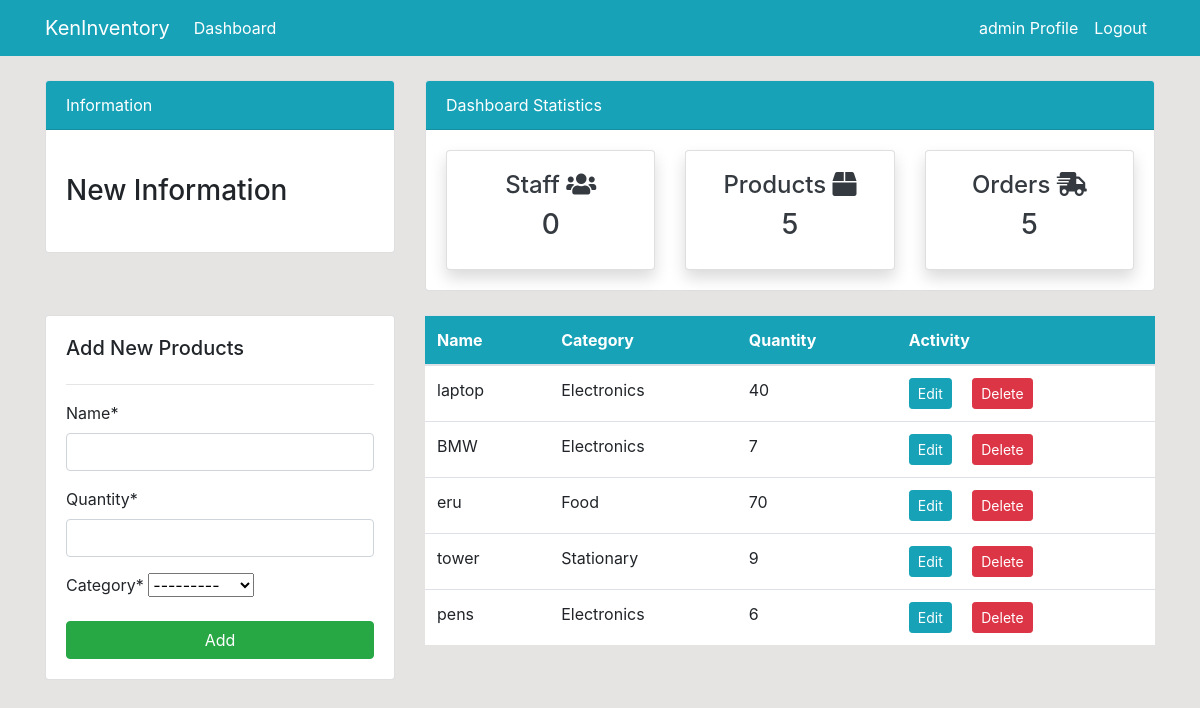
Screenshot of /products/ (signed in) with the database file from the repository.
### dashboard/models.py (models this page shows, shortened)
class Product(models.Model):
    name = models.CharField(max_length=100, null=True)
    quantity = models.PositiveIntegerField(null=True)
    category = models.CharField(max_length=50, choices=CATEGORY, null=True)

### dashboard/views.py (the view)
# urls.py: path('products/', views.products, name='dashboard-products'),
@login_required(login_url='user-login')
def products(request):
    product = Product.objects.all()
    product_count = product.count()
    customer = User.objects.filter(groups=2)
    customer_count = customer.count()
    order = Order.objects.all()
    order_count = order.count()
    product_quantity = Product.objects.filter(name='')
    if request.method == 'POST':
        form = ProductForm(request.POST)
        if form.is_valid():
            form.save()
            product_name = form.cleaned_data.get('name')
            messages.success(request, f'{product_name} has been added')
            return redirect('dashboard-products')
    else:
        form = ProductForm()
    context = {
        'product': product,
        'form': form,
        'customer_count': customer_count,
        'product_count': product_count,
        'order_count': order_count,
    }
    return render(request, 'dashboard/products.html', context)

### dashboard/forms.py
class ProductForm(forms.ModelForm):
    class Meta:
        model = Product
        fields = '__all__'

### templates/dashboard/products.html (shortened to what this page needs)
{% extends 'partials/base.html' %}
{% load crispy_forms_tags %}
{% block content %}
{% include 'partials/topside.html' %}
<div class="row my-4">
    <div class="col-md-4">
        <div class="card card-body">
            <h5>Add New Products</h5>
            <hr>
            <form method="POST">
                {{ form|crispy }}
                <input class="btn btn-success btn-block" type="submit" value="Add">
            </form>
        </div>
    </div>
    <div class="col-md-8">
        <table class="table bg-white">
            <thead class="bg-info text-white">
                <tr>
                    <th scope="col">Name</th>
                    <th scope="col">Category</th>
                    <th scope="col">Quantity</th>
                    <th scope="col">Activity</th>
                </tr>
            </thead>
            <tbody>
                {% for product in product %}
                <tr>
                    <td>{{ product.name }}</td>
                    <td>{{ product.category }}</td>
                    <td>{{ product.quantity }}</td>
                    <td>
                        <a class="btn btn-info btn-sm mr-2"
                            href="{% url 'dashboard-products-edit' product.id %}">Edit</a>
                        <a class="btn btn-danger btn-sm ml-2"
                            href="{% url 'dashboard-products-delete' product.id %}">Delete</a>
                    </td>
                </tr>
                {% endfor %}
            </tbody>
        </table>
    </div>
</div>
{% endblock %}

### templates/partials/nav.html (shortened to what this page needs)
<nav class="navbar navbar-expand-lg navbar-info bg-info">
    <div class="container">
        {% if user.is_authenticated %}
        <a class="navbar-brand text-white" href="{% url 'dashboard-index' %}">KenInventory</a>
        <div class="collapse navbar-collapse" id="navbarSupportedContent">
            <ul class="navbar-nav mr-auto">
                <li class="nav-item active">
                    <a class="nav-link text-white" href="{% url 'dashboard-index' %}">Dashboard </a>
                </li>
            </ul>
            <ul class="navbar-nav ml-auto">
                <li class="nav-item active">
                    <a class="nav-link text-white" href="{% url 'user-profile' %}">{{ user.username }} Profile
                        <span class="sr-only">(current)</span></a>
                </li>
                <li class="nav-item">
                    <a class="nav-link text-white" href="{% url 'user-logout' %}">Logout</a>
                </li>
            </ul>
            {% endif %}
        </div>
    </div>
</nav>

### static/style.css (style rules this page uses)
body { background: rgb(230, 227, 227); }

### rows the page displays
Product: name "laptop", category "Electronics", quantity "40"
Product: name "BMW", category "Electronics", quantity "7"
Product: name "eru", category "Food", quantity "70"
Product: name "tower", category "Stationary", quantity "9"
Product: name "pens", category "Electronics", quantity "6"

### other values shown
{{ user.username }} "admin"
{{ customer_count }} "0"
{{ product_count }} "5"
{{ order_count }} "5"
